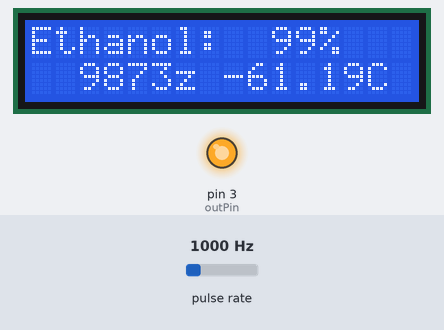
This sketch was run on a simulated Arduino Uno, built with avr-gcc and run on an emulated ATmega328P. Parts: 16×2 character LCD, output pins drawn as LEDs (lit = HIGH). Wiring (inferred from the names in the program): pulse sensor: data pin 8. Inputs (shaded band) come from the test bench; at power-on: pulse rate 1000 Hz.

Above: at 1.28 s.
1.3 s: pulse rate (sensor on pin 8) set to 100 Hz
At 2.3 s:
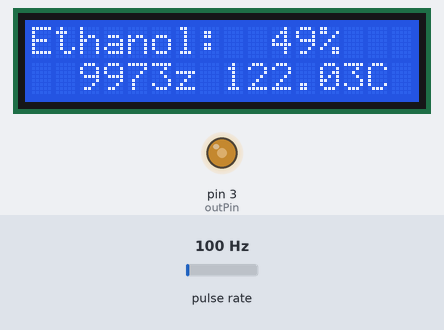
2.9 s: pulse rate (sensor on pin 8) set to 3750 Hz
At 3.36 s:
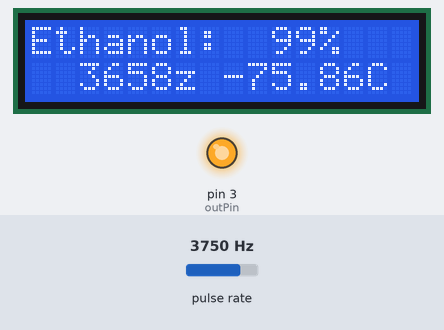
5.0 s: pulse rate (sensor on pin 8) set to 49 Hz
At 6.1 s:
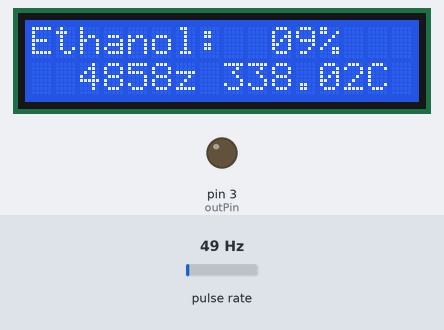
Timing chart, 0 to 8.0 s (numbered marks = the images above; inputs shaded):
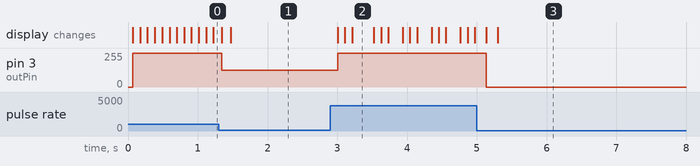

The sketch:

ArduinoFlexFuel.ino
```cpp
/*******************************************************
    ________    _______  __    ________  __________
   / ____/ /   / ____/ |/ /   / ____/ / / / ____/ /
  / /_  / /   / __/  |   /   / /_  / / / / __/ / /
 / __/ / /___/ /___ /   |   / __/ / /_/ / /___/ /___
/_/   /_____/_____//_/|_|  /_/    \____/_____/_____/

v1.0 - Daniel Öster

This program will sample a 50-150hz signal depending on ethanol
content, and output a 0-5V signal via PWM.
The LCD will display ethanol content, hz input, mv output, fuel temp

Connect PWM output to NEMU Breakoutboard on ADC0-3, and tune
the "FLEX FUEL SETUP" tab accordingly. NOTE: Lowpass filter to
be used on output.

Input pin 8 (PB0) ICP1 on Atmega328
Output pin 3 PWM

If LCD Keypad shield is used, solder jumper from Pin 8 - Pin 2,
and snip leg from pin 8 http://i.imgur.com/KdlLmye.png
********************************************************/

// include the library code:
#include <LiquidCrystal.h> //LCD plugin

// initialize the library with the numbers of the interface pins
LiquidCrystal lcd(2, 9, 4, 5, 6, 7); //LCD Keypad Shield

int inpPin = 8;     //define input pin to 8
int outPin = 3;    //define PWM output, possible pins with LCD are 3, 10 and 11 (UNO)

//Define global variables
volatile uint16_t revTick;    //Ticks per revolution
uint16_t pwm_output  = 0;     //integer for storing PWM value (0-255 value)
int HZ = 0;                   //unsigned 16bit integer for storing HZ input
int ethanol = 0;              //Store ethanol percentage here

int duty;           //Duty cycle (0.0-100.0)
float period;       //Store period time here (eg.0.0025 s)
float temperature = 0;  //Store fuel temperature here
int fahr = 0;
int cels = 0;
static long highTime = 0;
static long lowTime = 0;
static long tempPulse;

void setupTimer()   // setup timer1
{
  TCCR1A = 0;      // normal mode
  TCCR1B = 132;    // (10000100) Falling edge trigger, Timer = CPU Clock/256, noise cancellation on
  TCCR1C = 0;      // normal mode
  TIMSK1 = 33;     // (00100001) Input capture and overflow interupts enabled
  TCNT1 = 0;       // start from 0
}

ISR(TIMER1_CAPT_vect)    // PULSE DETECTED!  (interrupt automatically triggered, not called by main program)
{
  revTick = ICR1;      // save duration of last revolution
  TCNT1 = 0;       // restart timer for next revolution
}

ISR(TIMER1_OVF_vect)    // counter overflow/timeout
{ revTick = 0; }        // Ticks per second = 0


void setup()
{
  pinMode(inpPin,INPUT);
  setPwmFrequency(outPin,1); //Modify frequency on PWM output
 setupTimer();
   // set up the LCD's number of columns and rows:
  lcd.begin(16, 2);
  // Initial screen formatting
  lcd.setCursor(0, 0);
  lcd.print("Ethanol:    %");
  lcd.setCursor(0, 1);
  lcd.print("     Hz       C");
}

void loop()
{
  getfueltemp(inpPin); //read fuel temp from input duty cycle

  if (revTick > 0) // Avoid dividing by zero, sample in the HZ
    {HZ = 62200 / revTick;}     // 3456000ticks per minute, 57600 per second
    else                        // 62200 per seconmd seems to be more accurate?
    {HZ = 0;}                   //needs real sensor test to determine correct tickrate

  //calculate ethanol percentage
    if (HZ > 50) // Avoid dividing by zero
    {ethanol = HZ-50;}
    else
    {ethanol = 0;}

if (ethanol > 99) // Avoid overflow in PWM
{ethanol = 99;}

  //Screen calculations
  pwm_output = 255 * (ethanol*0.01); //calculate output PWM for NEMU

  lcd.setCursor(10, 0);
  lcd.print(ethanol);

  lcd.setCursor(2, 1);
  lcd.print(HZ);

  lcd.setCursor(8, 1);
  lcd.print(temperature); //Use this for celsius

  //PWM output
  analogWrite(outPin, pwm_output); //write the PWM value to output pin

  delay(100);  //make screen more easily readable by not updating it too often

}

void getfueltemp(int inpPin){ //read fuel temp from input duty cycle
highTime = 0;
lowTime = 0;

tempPulse = pulseIn(inpPin,HIGH);
  if(tempPulse>highTime){
  highTime = tempPulse;
  }

tempPulse = pulseIn(inpPin,LOW);
  if(tempPulse>lowTime){
  lowTime = tempPulse;
  }

duty = ((100*(highTime/(double (lowTime+highTime))))); //Calculate duty cycle (integer extra decimal)
float T = (float(1.0/float(HZ)));               //Calculate total period time
float period = float(100-duty)*T;               //Calculate the active period time (100-duty)*T
float temp2 = float(10) * float(period);        //Convert ms to whole number
temperature = ((40.25 * temp2)-81.25); // Calculate temperature for display (1ms = -40, 5ms = 80)
int cels = int(temperature);
cels = cels*0.1;
float fahrtemp = ((temperature*1.8)+32);
fahr = fahrtemp*0.1;

}

void setPwmFrequency(int pin, int divisor) {
  byte mode;
  if(pin == 5 || pin == 6 || pin == 9 || pin == 10) {
    switch(divisor) {
      case 1: mode = 0x01; break;
      case 8: mode = 0x02; break;
      case 64: mode = 0x03; break;
      case 256: mode = 0x04; break;
      case 1024: mode = 0x05; break;
      default: return;
    }
    if(pin == 5 || pin == 6) {
      TCCR0B = TCCR0B & 0b11111000 | mode;
    } else {
      TCCR1B = TCCR1B & 0b11111000 | mode;
    }
  } else if(pin == 3 || pin == 11) {
    switch(divisor) {
      case 1: mode = 0x01; break;
      case 8: mode = 0x02; break;
      case 32: mode = 0x03; break;
      case 64: mode = 0x04; break;
      case 128: mode = 0x05; break;
      case 256: mode = 0x06; break;
      case 1024: mode = 0x7; break;
      default: return;
    }
    TCCR2B = TCCR2B & 0b11111000 | mode;
  }
}
```

Measured:
- after the input at 1.3 s, pin 3 (outPin): 252/255 → 124/255 at once; the display: first changes at once (image 1 shows a later state)
- after the input at 2.9 s, pin 3 (outPin): 124/255 → 252/255 after 0.11 s; the display: first changes after 0.11 s (image 2 shows a later state)
- after the input at 5.0 s, pin 3 (outPin): 252/255 → 0/255 after 0.14 s
